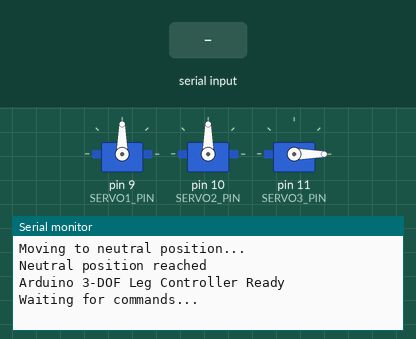
This sketch was run on a simulated Arduino Uno, built with avr-gcc and run on an emulated ATmega328P. On the bench: 3 × servo, the last lines printed to the serial monitor. The test bench sets the inputs (shaded band).

Above: at 1.9 s.
2.0 s: "90,45,200\n" received over Serial
At 2.9 s:
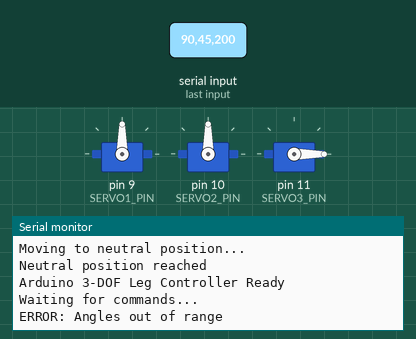
3.5 s: "90,45\n" received over Serial
At 4.0 s:
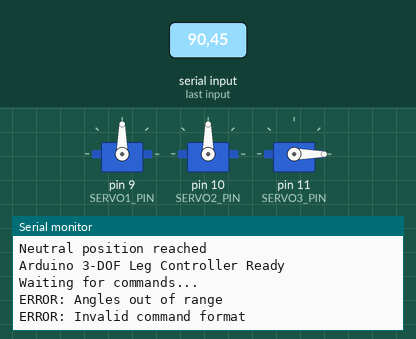

Measured:
- after the input at 2.0 s, the serial monitor: prints a new line at once (image 1)
- after the input at 3.5 s, the serial monitor: prints a new line at once (image 2)

The sketch:

arduino_servo_controller.ino
```cpp
/*
 * Arduino Uno - 3-DOF Robot Leg Servo Controller
 *
 * Receives joint angles from Raspberry Pi via Serial
 * Controls 3 MG995 servos
 *
 * Protocol: "theta1,theta2,theta3\n" (angles in degrees)
 * Example: "45.00,30.50,-90.25\n"
 */

#include <Servo.h>

// ===== SERVO OBJECTS =====
Servo servo1;  // Hip abduction/adduction (Joint 1)
Servo servo2;  // Hip flexion/extension (Joint 2)
Servo servo3;  // Knee flexion (Joint 3)

// ===== SERVO PIN ASSIGNMENTS =====
const int SERVO1_PIN = 9;   // PWM pin for servo 1
const int SERVO2_PIN = 10;  // PWM pin for servo 2
const int SERVO3_PIN = 11;  // PWM pin for servo 3

// ===== SERVO CALIBRATION =====
// Adjust these values to match your physical servo orientations
// Format: servo_angle = OFFSET + DIRECTION * joint_angle

// Servo 1 (Hip Ab/Ad) calibration
const float SERVO1_OFFSET = 90.0;   // Center position (degrees)
const float SERVO1_DIRECTION = -1.0; // 1.0 or -1.0 to reverse direction

// Servo 2 (Hip Flex/Ext) calibration
const float SERVO2_OFFSET = 90.0;
const float SERVO2_DIRECTION = -1.0;

// Servo 3 (Knee) calibration
const float SERVO3_OFFSET = 0.0;
const float SERVO3_DIRECTION = -1.0;  // Often reversed

// ===== JOINT ANGLE LIMITS (safety) =====
const float THETA1_MIN = -90.0;
const float THETA1_MAX = 90.0;
const float THETA2_MIN = -90.0;
const float THETA2_MAX = 90.0;
const float THETA3_MIN = -175.0;
const float THETA3_MAX = 0.0;

// ===== SERVO ANGLE LIMITS (hardware limits) =====
const int SERVO_MIN = 0;
const int SERVO_MAX = 180;

// ===== COMMUNICATION SETTINGS =====
const long BAUD_RATE = 115200;
const int SERIAL_TIMEOUT = 1000;  // ms

// ===== GLOBAL VARIABLES =====
float current_theta1 = 0.0;
float current_theta2 = 0.0;
float current_theta3 = 0.0;

String inputString = "";
boolean stringComplete = false;

// ===== SETUP =====
void setup() {
  // Initialize serial communication
  Serial.begin(BAUD_RATE);
  Serial.setTimeout(SERIAL_TIMEOUT);

  // Attach servos to pins
  servo1.attach(SERVO1_PIN);
  servo2.attach(SERVO2_PIN);
  servo3.attach(SERVO3_PIN);

  // Move to neutral position
  moveToNeutral();

  // Reserve buffer for input string
  inputString.reserve(50);

  // Startup message
  Serial.println("Arduino 3-DOF Leg Controller Ready");
  Serial.println("Waiting for commands...");
}

// ===== MAIN LOOP =====
void loop() {
  // Check for incoming serial data
  if (Serial.available() > 0) {
    String command = Serial.readStringUntil('\n');
    command.trim();

    if (command.length() > 0) {
      processCommand(command);
    }
  }
}

// ===== PROCESS INCOMING COMMAND =====
void processCommand(String command) {
  // Parse command: "theta1,theta2,theta3"
  float theta1, theta2, theta3;

  if (parseAngles(command, theta1, theta2, theta3)) {
    // Check if angles are within safe limits
    if (validateAngles(theta1, theta2, theta3)) {
      // Move servos
      moveServos(theta1, theta2, theta3);

      // Send acknowledgment
      Serial.print("OK: ");
      Serial.print(theta1, 2);
      Serial.print(",");
      Serial.print(theta2, 2);
      Serial.print(",");
      Serial.println(theta3, 2);
    } else {
      Serial.println("ERROR: Angles out of range");
    }
  } else {
    Serial.println("ERROR: Invalid command format");
  }
}

// ===== PARSE ANGLE VALUES FROM STRING =====
boolean parseAngles(String command, float &theta1, float &theta2, float &theta3) {
  int comma1 = command.indexOf(',');
  int comma2 = command.indexOf(',', comma1 + 1);

  if (comma1 == -1 || comma2 == -1) {
    return false;
  }

  String str1 = command.substring(0, comma1);
  String str2 = command.substring(comma1 + 1, comma2);
  String str3 = command.substring(comma2 + 1);

  theta1 = str1.toFloat();
  theta2 = str2.toFloat();
  theta3 = str3.toFloat();

  return true;
}

// ===== VALIDATE ANGLES AGAINST LIMITS =====
boolean validateAngles(float theta1, float theta2, float theta3) {
  if (theta1 < THETA1_MIN || theta1 > THETA1_MAX) return false;
  if (theta2 < THETA2_MIN || theta2 > THETA2_MAX) return false;
  if (theta3 < THETA3_MIN || theta3 > THETA3_MAX) return false;
  return true;
}

// ===== MOVE SERVOS TO JOINT ANGLES =====
void moveServos(float theta1, float theta2, float theta3) {
  // Convert joint angles to servo angles using calibration
  int servo1_angle = jointToServoAngle(theta1, SERVO1_OFFSET, SERVO1_DIRECTION);
  int servo2_angle = jointToServoAngle(theta2, SERVO2_OFFSET, SERVO2_DIRECTION);
  int servo3_angle = jointToServoAngle(theta3, SERVO3_OFFSET, SERVO3_DIRECTION);

  // Constrain to servo limits
  servo1_angle = constrain(servo1_angle, SERVO_MIN, SERVO_MAX);
  servo2_angle = constrain(servo2_angle, SERVO_MIN, SERVO_MAX);
  servo3_angle = constrain(servo3_angle, SERVO_MIN, SERVO_MAX);

  // Write to servos
  servo1.write(servo1_angle);
  servo2.write(servo2_angle);
  servo3.write(servo3_angle);

  // Update current angles
  current_theta1 = theta1;
  current_theta2 = theta2;
  current_theta3 = theta3;

  // Small delay for servo movement
  delay(200);
}

// ===== CONVERT JOINT ANGLE TO SERVO ANGLE =====
int jointToServoAngle(float joint_angle, float offset, float direction) {
  return (int)(offset + direction * joint_angle);
}

// ===== MOVE TO NEUTRAL POSITION =====
void moveToNeutral() {
  Serial.println("Moving to neutral position...");

  // Neutral position (all joints at 0 degrees)
  moveServos(0.0, 0.0, 0.0);

  delay(500);
  Serial.println("Neutral position reached");
}

// ===== UTILITY: PRINT CURRENT STATE =====
void printCurrentState() {
  Serial.print("Current angles: θ1=");
  Serial.print(current_theta1, 2);
  Serial.print("°, θ2=");
  Serial.print(current_theta2, 2);
  Serial.print("°, θ3=");
  Serial.print(current_theta3, 2);
  Serial.println("°");
}
```
